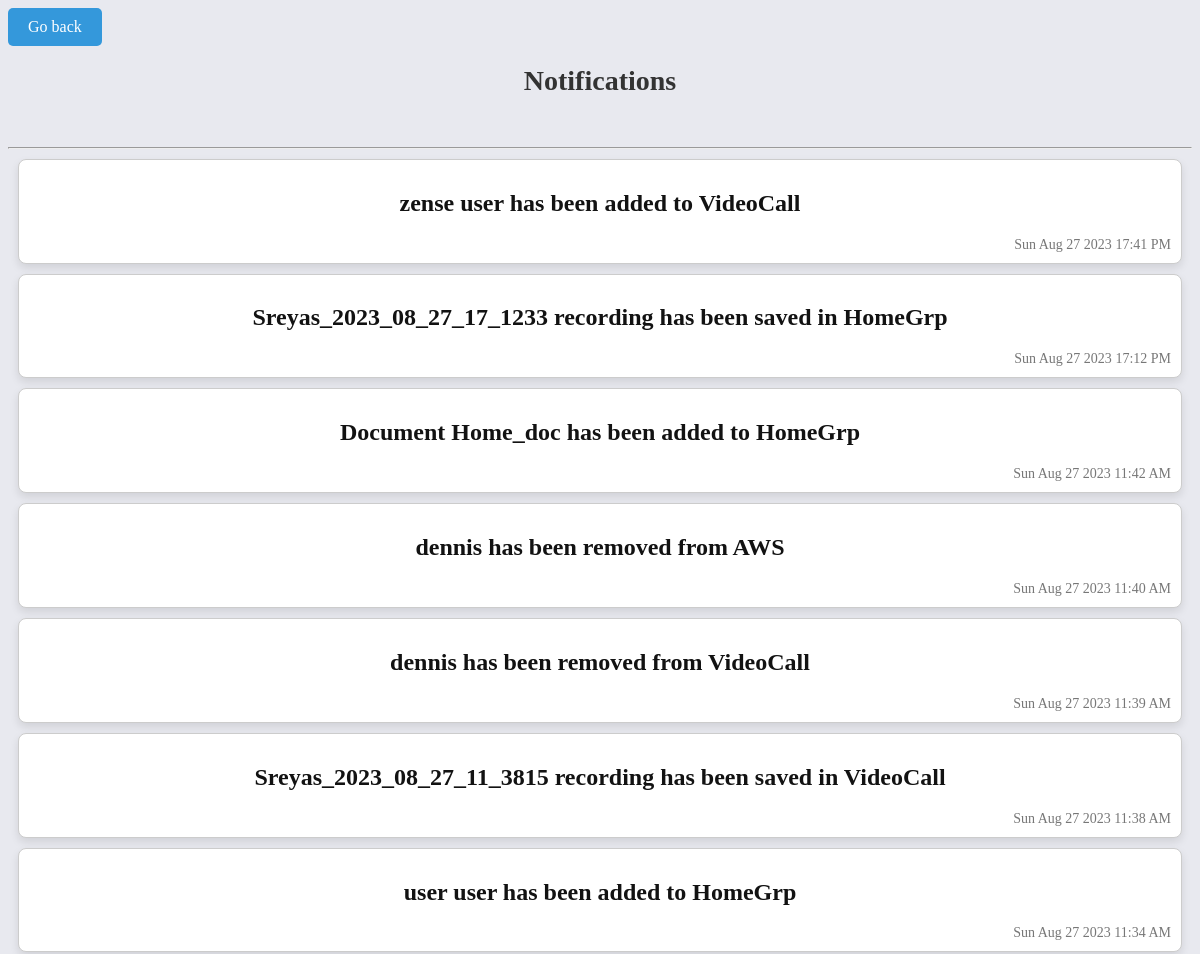
The page /notification/ (signed in, upper part) on the database as committed earlier.
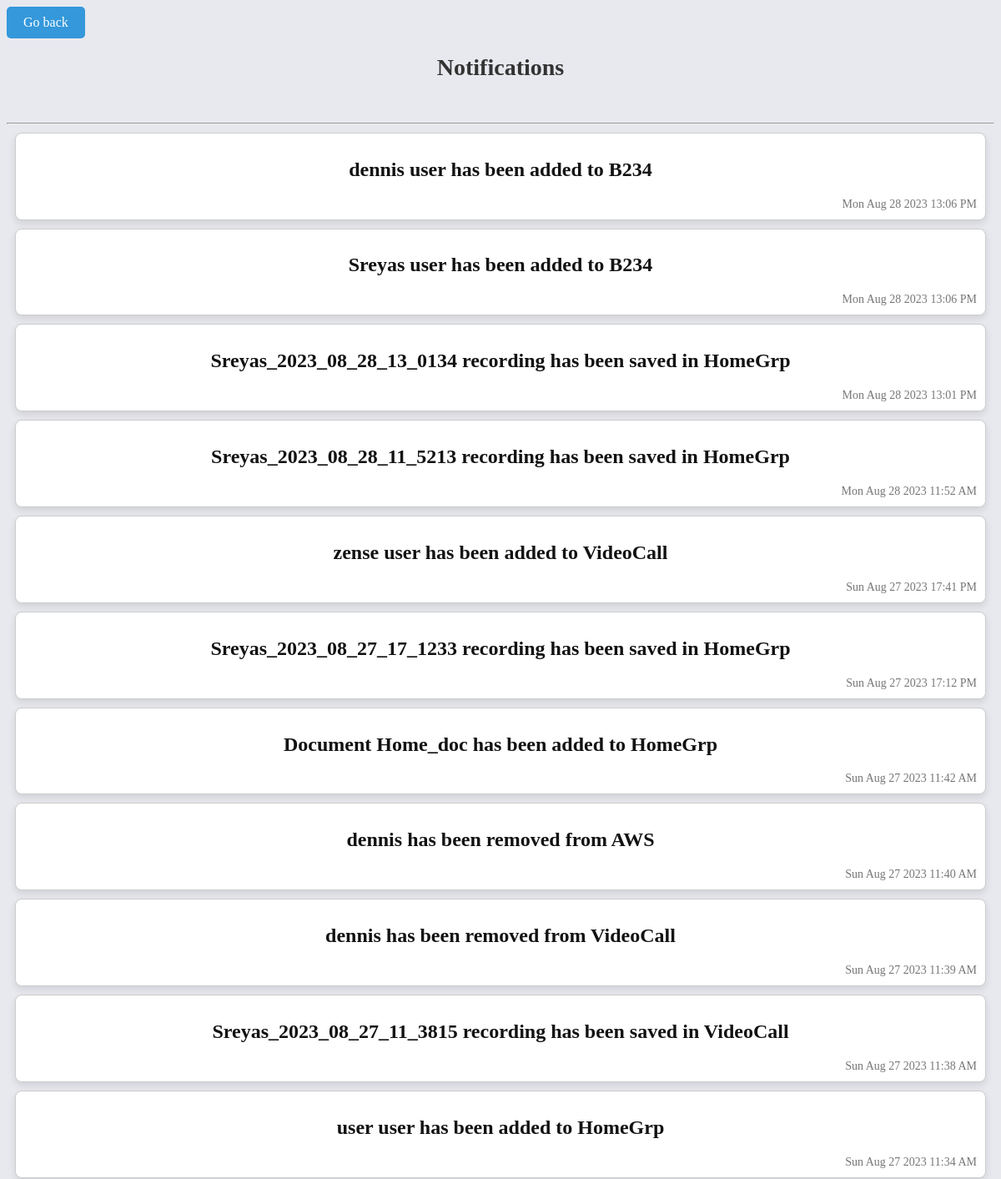
The same page on the database as committed later.
### videoCall/models.py (models this page shows, shortened)
class Notification(models.Model):
    description=models.TextField()
    seen=models.ManyToManyField(Profile,related_name='seen_notifications')
    created=models.DateTimeField(auto_now_add=True)
    profiles=models.ManyToManyField(Profile,related_name='all_notifications')
    class Meta:
        ordering = ['-created']

### videoCall/views.py (the view)
# urls.py: path('notification/',views.view_notifications,name='notification'),
def view_notifications(request):
    profile = Profile.objects.get(user=request.user)
    notifications = Notification.objects.filter(profiles=profile)
    unseen_notifications = []
    seen_notifications = []
    for notification in notifications:
        if profile in notification.seen.all():
            seen_notifications.append(notification)
        else:
            unseen_notifications.append(notification)
            notification.seen.add(profile)
    context = {
        'unseen_notifications': unseen_notifications,
        'seen_notifications': seen_notifications,
        'profile': profile,
    }
    return render(request, 'notifications.html', context)

### videoCall/templates/notifications.html (shortened to what this page needs)
{% extends 'layout.html' %}
{% block content %}
<a href="{{ request.META.HTTP_REFERER }}" class="goBack">Go back</a>
<h1 class="heading">Notifications</h1>
<hr>
{% for notification in seen_notifications %}
<div class="card-seen">
    <div class="card-body">
        <h2>{{ notification.description }}</h2>
        <div class="timestamp">{{ notification.created|date:"D M d Y" }} {{ notification.created|time:"H:i A" }}</div>
    </div>
</div>
{% endfor %}
{% endblock content %}

Rows that differ between the two databases and show on the page:
added Notification: description "dennis user has been added to B234", created "Mon Aug 28 2023", created "13:06 PM"
added Notification: description "Sreyas user has been added to B234", created "Mon Aug 28 2023", created "13:06 PM"
added Notification: description "Sreyas_2023_08_28_13_0134 recording has been saved in HomeGrp", created "Mon Aug 28 2023", created "13:01 PM"
added Notification: description "Sreyas_2023_08_28_11_5213 recording has been saved in HomeGrp", created "Mon Aug 28 2023", created "11:52 AM"
